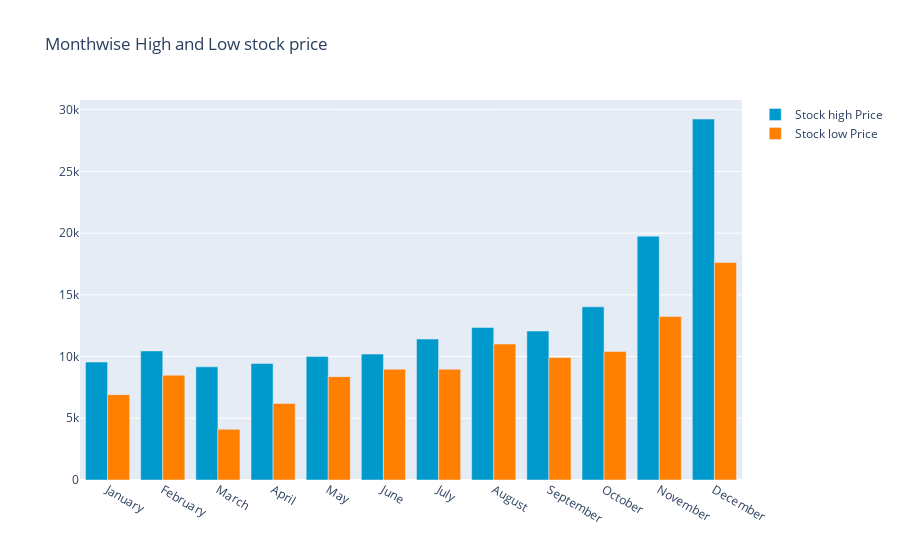

Write notebook code for a chart like this one.
### Code cell
y_2020.groupby(y_2020['date'].dt.strftime('%B'))['low'].min()
monthvise_high = y_2020.groupby(data['date'].dt.strftime('%B'))['high'].max()
monthvise_high = monthvise_high.reindex(new_order, axis=0)

monthvise_low = y_2020.groupby(y_2020['date'].dt.strftime('%B'))['low'].min()
monthvise_low = monthvise_low.reindex(new_order, axis=0)

fig = go.Figure()
fig.add_trace(go.Bar(
    x=monthvise_high.index,
    y=monthvise_high,
    name='Stock high Price',
    marker_color='rgb(0, 153, 204)'
))
fig.add_trace(go.Bar(
    x=monthvise_low.index,
    y=monthvise_low,
    name='Stock low Price',
    marker_color='rgb(255, 128, 0)'
))

fig.update_layout(barmode='group', 
                  title=' Monthwise High and Low stock price')
fig.show()

### Figure 1 — Plotly figure (JSON) as saved in the notebook; plotly's stock layout.template omitted (floating-point values rounded to 4 significant figures)
{"data": [{"marker": {"color": "rgb(0, 153, 204)"}, "name": "Stock high Price", "type": "bar", "x": ["January", "February", "March", "April", "May", "June", "July", "August", "September", "October", "November", "December"], "y": [9553.0, 10460.0, 9168.0, 9441.0, 9997.0, 10200.0, 11420.0, 12360.0, 12070.0, 14030.0, 19750.0, 29240.0]}, {"marker": {"color": "rgb(255, 128, 0)"}, "name": "Stock low Price", "type": "bar", "x": ["January", "February", "March", "April", "May", "June", "July", "August", "September", "October", "November", "December"], "y": [6915.0, 8493.0, 4107.0, 6202.0, 8374.0, 8976.0, 8977.0, 11010.0, 9916.0, 10420.0, 13240.0, 17620.0]}], "layout": {"barmode": "group", "title": {"text": " Monthwise High and Low stock price"}}}
